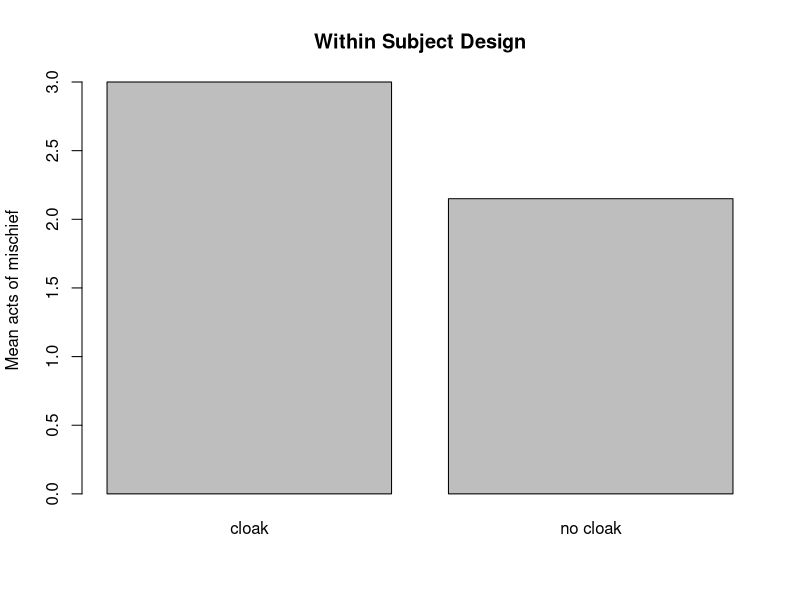
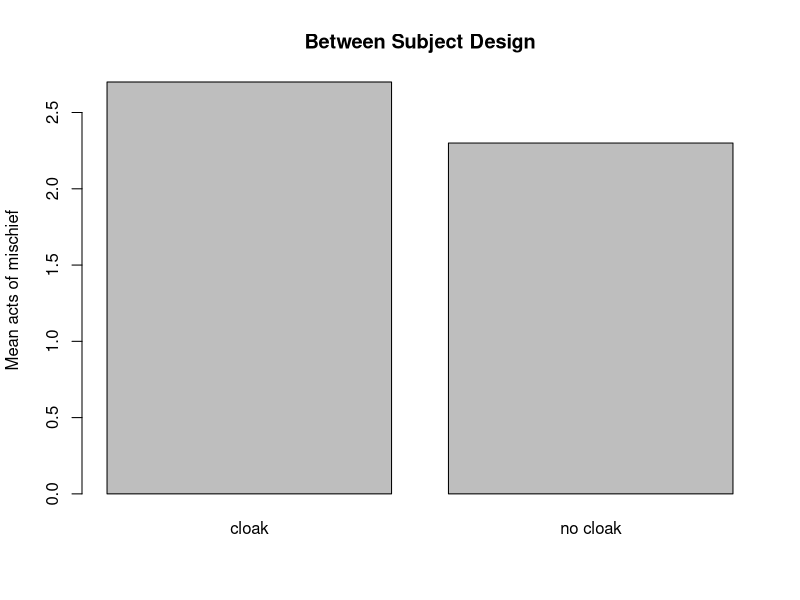

Write R code to recreate these figures, in order.
## ---- chunk 1
knitr::opts_chunk$set(echo = TRUE)
## ---- chunk 2
# Get useful libraries
library(dplyr)
library(readxl)
## ---- chunk 3
data_btw <- readxl::read_excel('../data/invisibility_cloak_btw_subj.xlsx')
data_within <- readxl::read_excel('../data/invisibility_cloak_within_subj.xlsx')

#View(data_btw)
#View(data_within)
## ---- chunk 4
cond_means_btw = data_btw %>% 
  group_by(condition) %>% 
  summarize(grp_means=mean(n_mischief), n_participants=n())

cond_means_within = data_within %>% 
  group_by(condition) %>% 
  summarize(grp_means=mean(n_mischief), n_participants=n())

#View(cond_means_within)

barplot(cond_means_within$grp_means, names.arg = cond_means_within$condition, ylab = 'Mean acts of mischief', main= 'Within Subject Design')

barplot(cond_means_btw$grp_means, names.arg = cond_means_btw$condition, ylab = 'Mean acts of mischief', main= 'Between Subject Design')


